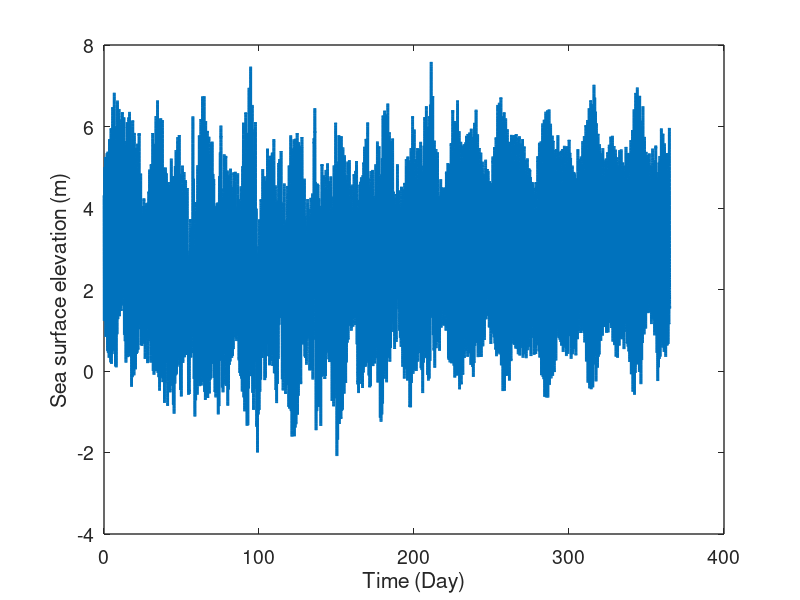
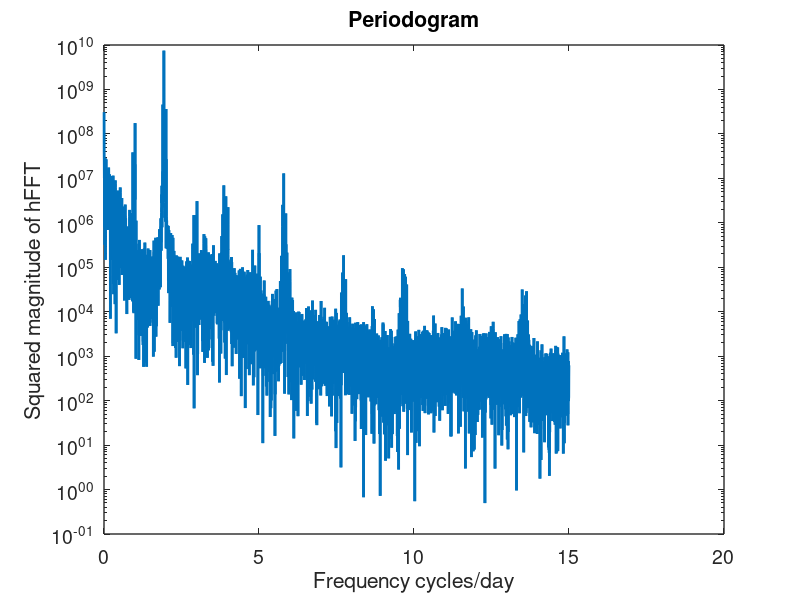

MATLAB code for these plots, in order:
% initiate variables

clearvars;
load('QMDA_HW_07.mat');


% A.

figure(1);
plot(ti,hi, 'LineWidth',2);
xlabel('Time (Day)');
ylabel('Sea surface elevation (m)');
set(gca,'LineWidth',1,'FontSize',14);

% B.

% To calculte the delta_t of sampling, we calculate the differenciate of ti

dtilist = diff(ti);

% to check if the time intervals are equal
dti = mean(dtilist);
fprintf('The mean of the time interval %g, and the max and min of the dti are %g, %g\n',dti, max(dtilist),min(dtilist));

% C.

% compute fourier coefficients
hft = fft(hi);

% compute vector of N +ve and -ve frequencies
N = length(ti);
Nf = N/2+1;
fNyq=1/(2*dti);  % Nyquist frequency 
fpos=linspace(0,fNyq,Nf)';
fneg=flipud(-fpos(2:N/2));
f=[fpos; fneg];


% D.
% compute periodogram
pg = abs(hft).^2;

N1 = 2;
N15 = round(15/(fNyq/Nf));
% plot the periodogram
figure(2);
% semilogy - https://www.mathworks.com/help/matlab/ref/semilogy.html
semilogy(f(N1:N15),pg(N1:N15),'LineWidth',2);

title('Periodogram');
xlabel('Frequency cycles/day');
ylabel('Squared magnitude of hFFT');
set(gca,'LineWidth',1,'FontSize',14);

% E.



